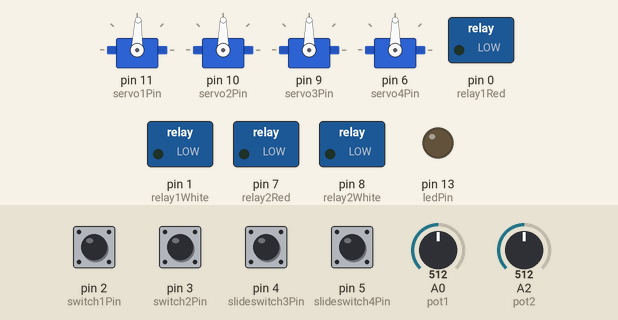
Recording of a sketch running on a simulated Arduino Uno, built with avr-gcc and run on an emulated ATmega328P. On the bench: 4 × servo, switched loads named in the sketch (green lamp = pin HIGH), output pins drawn as LEDs (lit = HIGH). The inputs (shaded band) are chosen by the test bench; at power-on: pin 2 (switch1Pin), pin 3 (switch2Pin) HIGH, pin 4 (slideswitch3Pin), pin 5 (slideswitch4Pin) LOW, A0 (pot1) = 512, A2 (pot2) = 512.

Above: at 1.2 s.
1.3 s: A0 (pot1) set to 716
At 1.7 s:
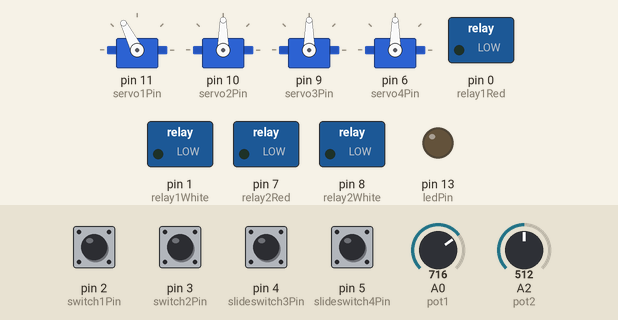
2.8 s: pin 4 (slideswitch3Pin) pulled HIGH for 0.15 s
At 2.87 s:
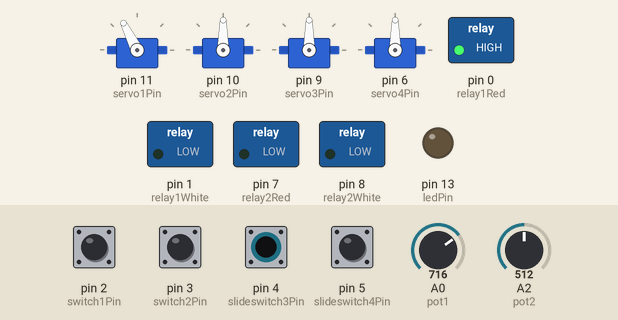
4.4 s: pin 5 (slideswitch4Pin) pulled HIGH for 0.15 s
At 4.47 s:
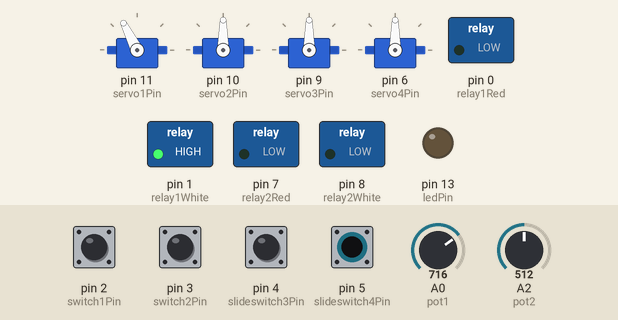
6.0 s: A0 (pot1) set to 900
At 6.5 s:
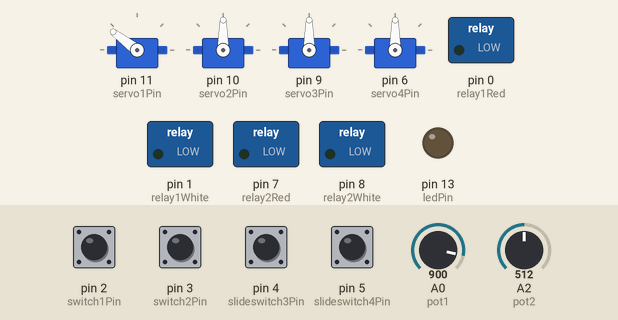
7.5 s: pin 4 (slideswitch3Pin) pulled HIGH for 1 s
At 8.3 s:
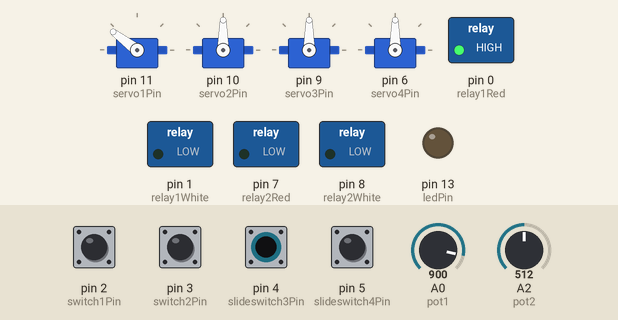
10.0 s: pin 5 (slideswitch4Pin) pulled HIGH for 1 s
At 10.7 s:
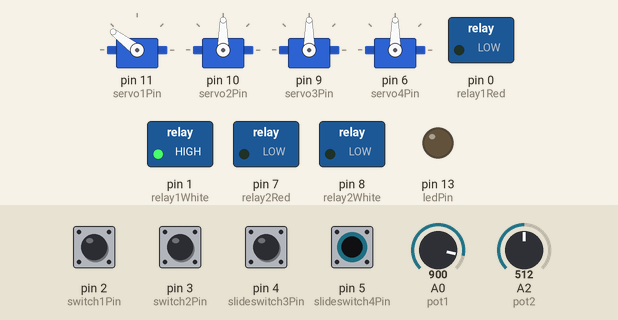
Timing chart, 0 to 13.0 s (numbered marks = the images above; inputs shaded):
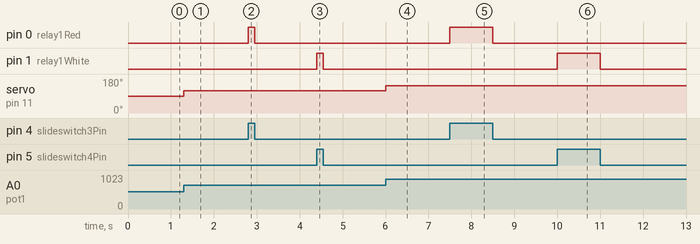

The sketch:

_3206_general_controller_board.ino
```cpp
/*  This is the basic code for setting up and running
    the TEAM 3206 Basic Robot Controller.

    Inputs:
    2 - Potentiometers for speed input
    2 - Normally Open push button switches with pulldowns
    1 - 3 position slide switch FWD, OFF, REV

    Outputs
    4 - PWM outputs for motor controllers or servos
    1 - Spike Relay Output (3 Wire)     */

#include <Servo.h>
Servo servo1;
Servo servo2;
Servo servo3;
Servo servo4;

int servo1val;
int servo2val;
int servo3val;
int servo4val;

const int servo1Pin=11;
const int servo2Pin=10;
const int servo3Pin=9;
const int servo4Pin=6;

const int switch1Pin=2;
int switch1;
const int switch2Pin=3;
int switch2;
const int slideswitch3Pin = 4;
int switch3;
const int slideswitch4Pin = 5;
int switch4;
int relayval;

const int ledPin = 13;

const int relay1Red = 0;
const int relay1White = 1;
const int relay2Red = 7;
const int relay2White = 8;

const int pot1 = 0;
const int pot2 = 2;

int pot1Analog;
int pot2Analog;


void setup() {
  // put your setup code here, to run once:

  servo1.attach(servo1Pin);
  servo2.attach(servo2Pin);
  servo3.attach(servo3Pin);
  servo4.attach(servo4Pin);

  pinMode(ledPin, OUTPUT);
  pinMode(relay1Red, OUTPUT);
  pinMode(relay1White, OUTPUT);
  pinMode(relay2Red, OUTPUT);
  pinMode(relay2White, OUTPUT);

  pinMode(switch1Pin, INPUT);
  pinMode(switch2Pin, INPUT);
  pinMode(slideswitch3Pin, INPUT);
  pinMode(slideswitch4Pin, INPUT);


}

void loop() {
  // put your main code here, to run repeatedly:

  // read the inputs
  pot1Analog = analogRead(pot1);    // reads between 0 and 1023
  pot2Analog = analogRead(pot2);

  servo1val = map(pot1Analog, 0, 1023, 700, 2200);
  servo1.writeMicroseconds(servo1val);

  switch1 = digitalRead(switch1Pin);
  switch2 = digitalRead(switch2Pin);

  switch3 = digitalRead(slideswitch3Pin);
  switch4 = digitalRead(slideswitch4Pin);
  relayval = switch4 + 2*switch3;
  setSpike1(relayval);

}

void setSpike1(int val){
  /*  The Spike Relay uses two optoisolated inputs for control
      The Red and White PWM cable is the interface
      Truth Table
      Red   White   M+    M-
      0     0       0V    0V               Case 0 & Default
      0     1       12V   0V     Forward   Case 1
      1     0       0V    12V    Reverse   Case 2
      1     1       12V   12V              Case 3         */

      switch (val){
        case 0:
          digitalWrite(relay1Red, LOW);
          digitalWrite(relay1White, LOW);
        break;

        case 1:
          digitalWrite(relay1Red, LOW);
          digitalWrite(relay1White, HIGH);
        break;

        case 2:
          digitalWrite(relay1Red, HIGH);
          digitalWrite(relay1White, LOW);
        break;

        case 3:
          digitalWrite(relay1Red, HIGH);
          digitalWrite(relay1White, HIGH);
        break;

        default:
          digitalWrite(relay1Red, LOW);
          digitalWrite(relay1White, LOW);
        break;
      }
}
```

Measured:
- after the input at 1.3 s, servo on pin 11 (servo1Pin): 88° → 117° at once
- after the input at 2.8 s, pin 0 (relay1Red): LOW → HIGH at once, → LOW 0.15 s later
- after the input at 4.4 s, pin 1 (relay1White): LOW → HIGH at once, → LOW 0.15 s later
- after the input at 6.0 s, servo on pin 11 (servo1Pin): 117° → 143° at once
- after the input at 7.5 s, pin 0 (relay1Red): LOW → HIGH at once, → LOW 1.0 s later
- after the input at 10.0 s, pin 1 (relay1White): LOW → HIGH at once, → LOW 1.0 s later
